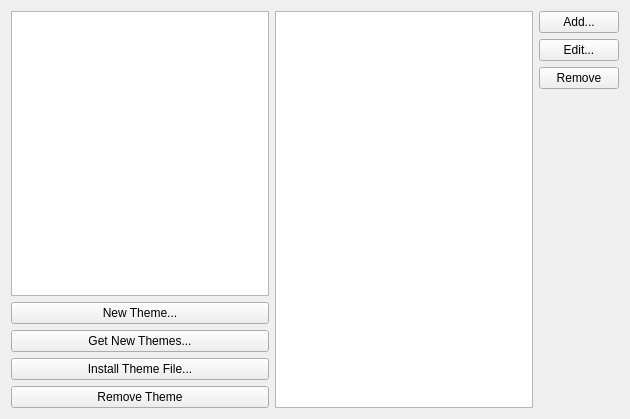
<ui version="4.0" >
 <class>EmoticonsManager</class>
 <widget class="QWidget" name="EmoticonsManager" >
  <property name="geometry" >
   <rect>
    <x>0</x>
    <y>0</y>
    <width>630</width>
    <height>419</height>
   </rect>
  </property>
  <property name="windowTitle" >
   <string>Emoticons Manager</string>
  </property>
  <layout class="QGridLayout" >
   <item row="0" column="0" >
    <widget class="QListWidget" name="themeList" >
     <property name="iconSize" >
      <size>
       <width>22</width>
       <height>22</height>
      </size>
     </property>
    </widget>
   </item>
   <item rowspan="2" row="0" column="1" >
    <widget class="QListWidget" name="emoList" >
     <property name="iconSize" >
      <size>
       <width>22</width>
       <height>22</height>
      </size>
     </property>
    </widget>
   </item>
   <item rowspan="2" row="0" column="2" >
    <layout class="QVBoxLayout" >
     <property name="spacing" >
      <number>6</number>
     </property>
     <property name="margin" >
      <number>0</number>
     </property>
     <item>
      <widget class="QPushButton" name="btAdd" >
       <property name="toolTip" >
        <string>Create a new emoticon</string>
       </property>
       <property name="whatsThis" >
        <string>Create a new emoticon by assigning it an icon and a text</string>
       </property>
       <property name="text" >
        <string>Add...</string>
       </property>
      </widget>
     </item>
     <item>
      <widget class="QPushButton" name="btEdit" >
       <property name="toolTip" >
        <string>Modify the selected emoticon icon or text </string>
       </property>
       <property name="whatsThis" >
        <string>Edit the  selected emoticon to change its icon or its text</string>
       </property>
       <property name="text" >
        <string>Edit...</string>
       </property>
      </widget>
     </item>
     <item>
      <widget class="QPushButton" name="btRemoveEmoticon" >
       <property name="toolTip" >
        <string>Remove the selected emoticon</string>
       </property>
       <property name="whatsThis" >
        <string>Remove the selected emoticon from your disk</string>
       </property>
       <property name="text" >
        <string>Remove</string>
       </property>
      </widget>
     </item>
     <item>
      <spacer>
       <property name="orientation" >
        <enum>Qt::Vertical</enum>
       </property>
       <property name="sizeHint" stdset="0" >
        <size>
         <width>20</width>
         <height>40</height>
        </size>
       </property>
      </spacer>
     </item>
    </layout>
   </item>
   <item row="1" column="0" >
    <layout class="QVBoxLayout" >
     <item>
      <widget class="QPushButton" name="btNew" >
       <property name="toolTip" >
        <string>Design a new emoticon theme</string>
       </property>
       <property name="whatsThis" >
        <string>Start a new theme by assigning it a name. Then use the Add button on the right to add emoticons to this theme.</string>
       </property>
       <property name="text" >
        <string>New Theme...</string>
       </property>
      </widget>
     </item>
     <item>
      <widget class="QPushButton" name="btGetNew" >
       <property name="toolTip" >
        <string>Get new themes from the internet</string>
       </property>
       <property name="whatsThis" >
        <string>You need to be connected to the internet to use this action. A dialog will display a list of emoticons themes from the http://www.kde.org website. Clicking the Install button associated with a theme will install this theme locally.</string>
       </property>
       <property name="text" >
        <string>Get New Themes...</string>
       </property>
      </widget>
     </item>
     <item>
      <widget class="QPushButton" name="btInstall" >
       <property name="toolTip" >
        <string>Install a theme archive file you already have locally</string>
       </property>
       <property name="whatsThis" >
        <string>If you already have an emoticon theme archive locally, this button will unpack it and make it available for KDE applications</string>
       </property>
       <property name="text" >
        <string>Install Theme File...</string>
       </property>
      </widget>
     </item>
     <item>
      <widget class="QPushButton" name="btRemoveTheme" >
       <property name="toolTip" >
        <string>Remove the selected theme from your disk</string>
       </property>
       <property name="whatsThis" >
        <string>This will remove the selected from your disk.</string>
       </property>
       <property name="text" >
        <string>Remove Theme</string>
       </property>
      </widget>
     </item>
    </layout>
   </item>
  </layout>
 </widget>
 <resources/>
 <connections/>
</ui>
